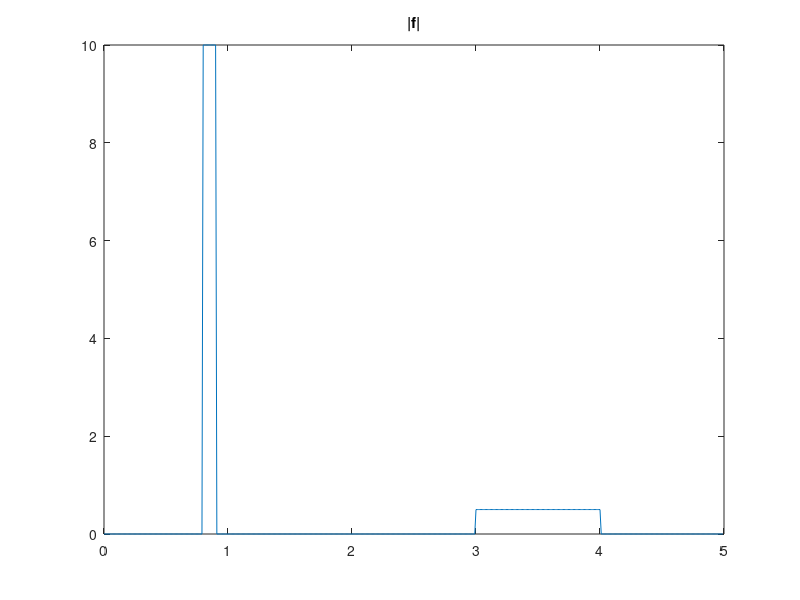
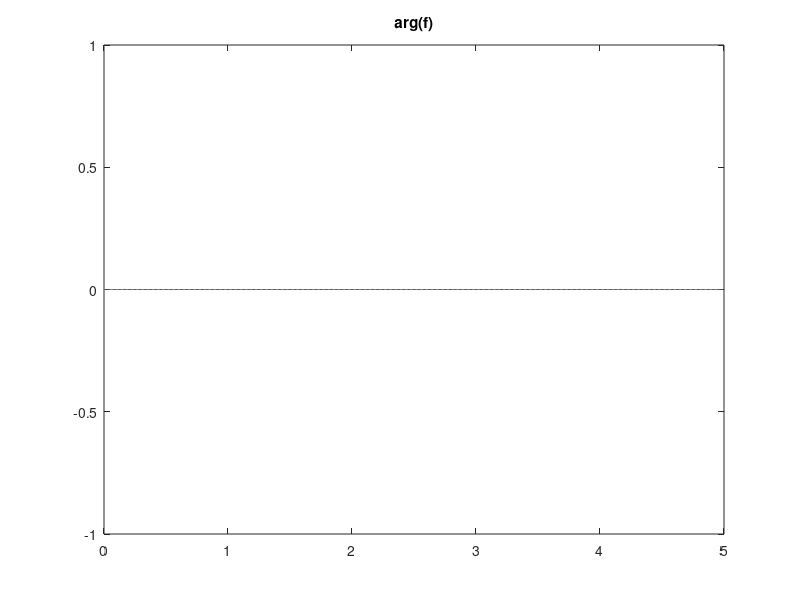
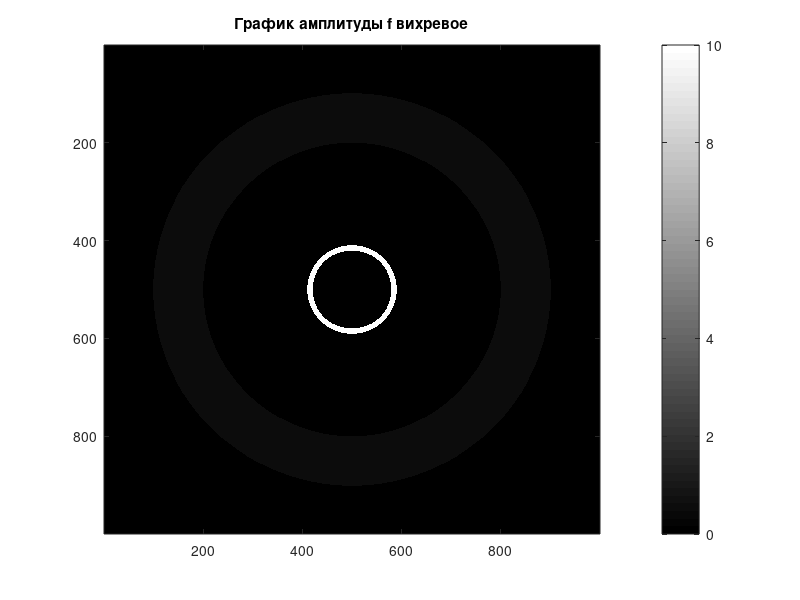
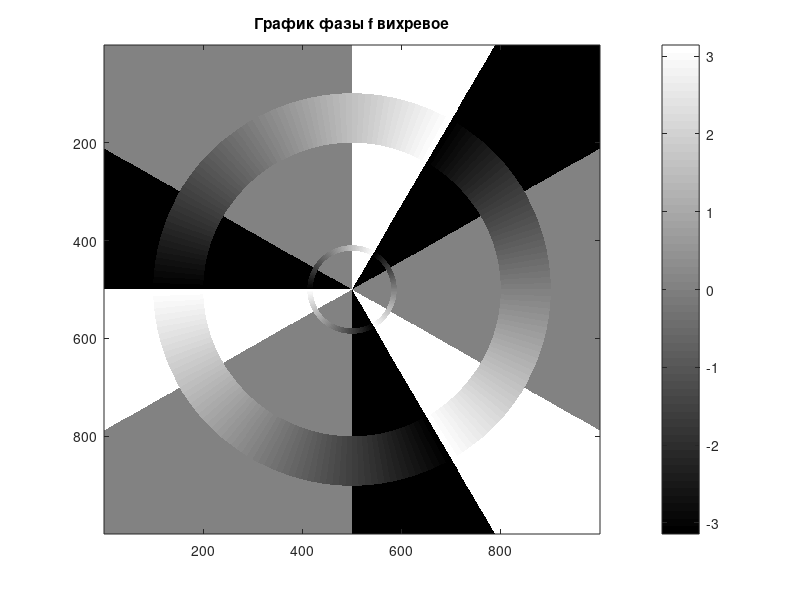

Here is the MATLAB script that generated these plots, in order:
%Лабораторная работа №3. Вариант №11.
n = 500;
R = 5;
hr = R/n;
r = 0:hr:(R-hr);
P = 5;
hp = P/n;
p = 0:hp:(P-hp);
r1 = 0.8;
r2 = 0.9;
r3 = 3;
r4 = 4;
h1 = 10;
h2 = 0.5;

function result = fun(rr, ra, rb)
 result = (rr >= ra & rr <= rb) * 1;
endfunction

f = h1 * fun(r, r1, r2) + h2 * fun(r, r3, r4);
figure(1);
plot(r, abs(f));
title("|f|");
figure(2);
plot(r, arg(f));
title("arg(f)");

n = length(f);
[J,K] = meshgrid(1:2*n-1, 1:2*n-1);
alpha = round(sqrt((J-n).^2+(K-n).^2))+1;
r_alpha = (alpha-1) * hr;
A = zeros(2*n-1);
index_a = alpha <= n;
A(index_a) = f(alpha(index_a));
nabeg_fhaz = 3*atan2(K-n, J-n);
f_vih = A .* exp(1i*nabeg_fhaz);

figure(3);
Abs_f_vih = abs(f_vih);
imagesc(Abs_f_vih), colormap gray, colorbar ;
title("График амплитуды f вихревое");
figure(4);
Arg_f_vih = arg(f_vih);
imagesc(Arg_f_vih), colorbar, colormap gray ;
title("График фазы f вихревое");

[X,Y] = meshgrid(r, p);
K = ((2*pi/1i^(3))) * besselj(3, 2*pi*X.*(Y)).*X;
Fp = K * p .' * hp;
figure(5);
plot(p, abs(Fp));
title("|F|");
figure(6);
plot(p, arg(Fp));
title("arg(F)")

[R,T] = meshgrid(1:2*n-1, 1:2*n-1);
alpha = round(sqrt((R-n).^2+(T-n).^2))+1;
r_alpha = (alpha-1) * hr;
A2 = zeros(2*n-1);
index_a2 = alpha <= n;
A2(index_a2) = Fp(alpha(index_a2));
nabeg_fhaz2 = (-4) * atan2(T-n, R-n);
Fp_vih = A2 .* exp(1i*nabeg_fhaz2);

figure(7)
imagesc(abs(Fp_vih)), colorbar, colormap gray ;
title("График амплитуды F(p) вихревое");
figure(8);
imagesc(arg(Fp_vih)), colorbar, colormap gray;
title("График фазы F(p) вихревое");

